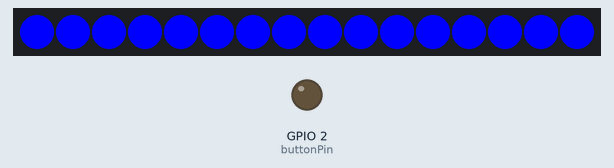
A sketch run on a simulated ESP32. Shown: 16 RGB LEDs in strip order, left to right, output pins drawn as LEDs (lit = HIGH).

Above: at 0.1 s.
At 1.9 s:
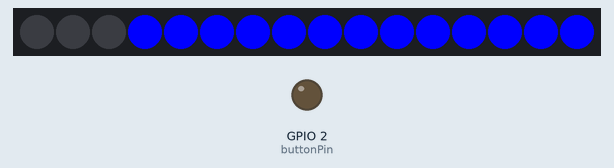
At 3.2 s:
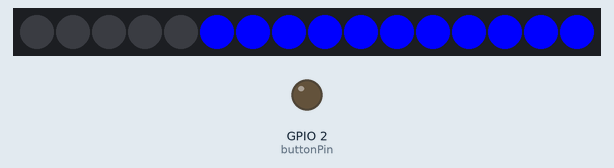
At 4.4 s:
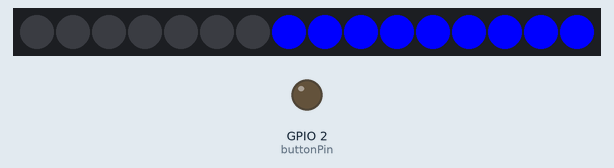
At 6.9 s:
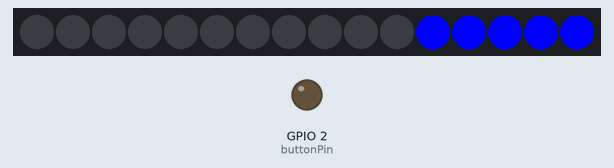
At 9.4 s:
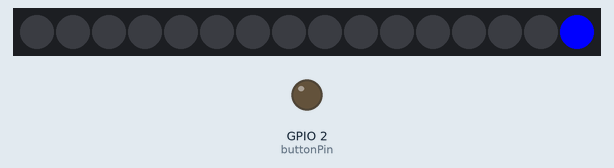

The sketch:

push_and_count.ino
```cpp
// This script tests a neopixel led ring that counts down from a specified time.
// It lights up all LEDs in blue and then turns them off one by one.

// Wiring:
//  Din (Neopixel - data in) to D1 (XIAO ESP32)
//  5V (Neopixel - power) to 5V (external power supply)
//  GND (Neopixel - ground) to GND (external power supply)
//  GND (XIAO ESP32 - ground) to GND (external power supply)
// Button pin 1 → Arduino digital pin D2
// Button pin 2 → GND

#include <Adafruit_NeoPixel.h>

const int neopixelPin = 1;
const int buttonPin = 2;
const int onboardLED = LED_BUILTIN;

const int N_LEDs = 16;
const unsigned long countdownSeconds = 10;
const unsigned long delayPerLED = (countdownSeconds * 1000UL) / N_LEDs;

Adafruit_NeoPixel strip(N_LEDs, neopixelPin, NEO_GRB + NEO_KHZ800);

int currentLED = 0;
unsigned long lastUpdate = 0;
bool playing = false;

void setup() {
  pinMode(buttonPin, INPUT_PULLUP);
  pinMode(onboardLED, OUTPUT);

  strip.begin();
  strip.clear();
  strip.show();
}

void loop() {
  bool buttonPressed = digitalRead(buttonPin) == LOW;

  // Debug LED: on when button is pressed
  digitalWrite(onboardLED, buttonPressed ? LOW : HIGH);

  // If button is held
  if (buttonPressed) {
    // If not already playing
    if(!playing){
      // Light up all LEDs blue initially
      for (int i = 0; i < N_LEDs; i++) {
        strip.setPixelColor(i, strip.Color(0, 0, 255));
      }
      strip.show();
      playing = true;
      currentLED = 0;
    }

    // start the countdown
    unsigned long now = millis();

    // If enough time has passed, turn off the current LED
    // and move to the next one
    if (now - lastUpdate >= delayPerLED) {
      strip.setPixelColor(currentLED, 0);  // Turn off current LED
      strip.show();
      currentLED++;
      lastUpdate = now;
    }
  }

  // If button is released → reset strip
  if (!buttonPressed) {
    delay(100); // Optional debounce
    strip.clear();
    strip.show();
    playing = false;
  }

  // Small delay to avoid rapid looping
  delay(10);
}
```
